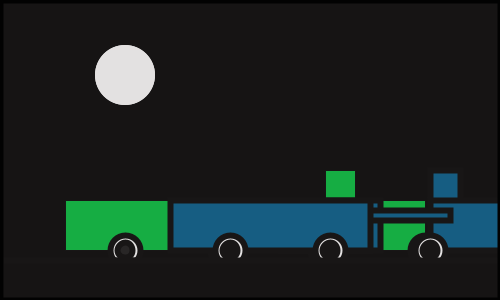
Frame 1 (no input)
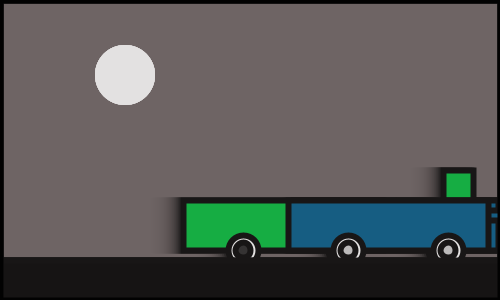
Frame 60 (the mouse pressed at the canvas centre just before this capture)
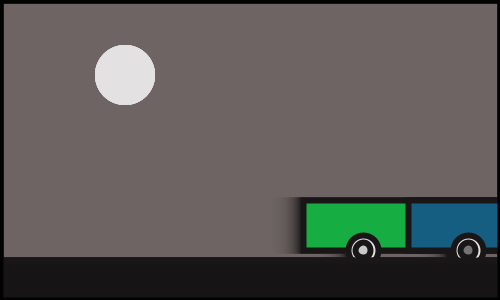
Frame 120 (the mouse held since frame 60 and released just before this capture)

The Processing sketch that drew these frames (run headless with seeded random() and noise(); from frame 60 on, the mouse is pressed at the canvas centre):

// Processing sketch: processing_46347
// ── processing_46347.pde

int num = 2; //número de objectos
Camiao [] myCamiao = new Camiao [num];//iniciar objecto (dar um nome)
 
void setup(){
   
  size(500,300);//tamanho da janela
  background (0);// cor de fundo da janela
  frameRate(30);//número de "frames" por segundo
   
  for(int i=0; i<num; i=i+1){//criar variável
  myCamiao[i] = new Camiao();
  }
}
   
void draw(){//iniciar variável
   
   for(int i=0; i<num; i=i+1){
   myCamiao[i].update();//função de actualização
   myCamiao[i].drawing();//função de desenhar
  }
   
  //definir o fundo para efeito de arrastamento do objecto
  fill(113,102,102,50);
  rect(0,0,width, height);
}
   
class Camiao{//definir a "class"
   
  float posX = int(random(width)); //definir posição horizontal da variável
  float posY = int(random(height)); //definir posição vertical da variável
  float r = int(random(0));//definir percentagem de cor "red"
  float g = int(random(200));//definir percentagem de cor "green"
  float b = int(random(250));//definir percentagem de cor "blue"
   
void update(){//iniciar variável para actualizar a animação
   if(posX > width+300){
   posX = -40;
   posY = random(height+300);
   r = random(255);
   g = random(255);
   b = random(255);
}
    //velocidade (movimento) da animação
    posX = posX + int(random(2,-2));
    posY = posY + int(random(-1,1));
  }
    
 void drawing(){

    fill(255);//cor do preenchimento do objecto
    noStroke();//sem contorno
    ellipse (width/4,height/4,60,60);//geometria do objecto 
   
    
    stroke(2);//contorno
    fill(r,g,b,255);//cor do preenchimento do objecto 
    rect (posX,170,30,60);  //geometria do objecto 
    rect(posX, 200, 100, 50);
    rect(posX-150, 200, 100, 50);
    rect(posX-80, 210, 100, 10);
    rect(posX-260, 200, 200, 50);
   
    fill(255);//cor do preenchimento do objecto
    strokeWeight (6); //tamanho do contorno 
    
    ellipse (posX,250,30,30); //geometria do objecto
    ellipse (posX-100,250,30,30);
    ellipse (posX-200,250,30,30);
    ellipse (posX+100,250,30,30);
    

    fill(0);//cor do preenchimento do objecto
    strokeWeight (6); // tamanho do contorno
    rect (0,260 ,720,300); //geometria do objecto

    fill (random(255)); //cor do preenchimento do objecto
    ellipse (posX+100,250,15,15); //geometria do objecto
    ellipse (posX,250,15,15);
    ellipse (posX-100,250,15,15);
    ellipse (posX-200,250,15,15);  
   
    
 }
 
 
}
//fim da "class"
